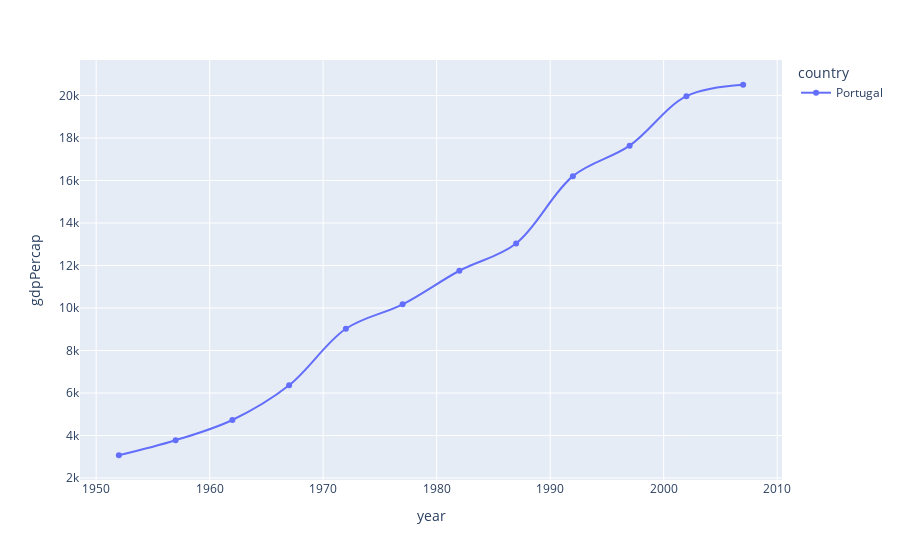

Notebook cell for this chart:
### Code cell
# Filtra os dados para mostrar apenas as linhas onde o país é Portugal com o query
df = px.data.gapminder().query("country == 'Portugal'")

# Gráfico Linhas
fig = px.line(df, x='year', y='gdpPercap', markers= True, line_dash="country", line_shape= 'spline')

fig.show()

### Figure 1 — Plotly figure (JSON) as saved in the notebook; plotly's stock layout.template omitted (floating-point values rounded to 4 significant figures)
{"data": [{"hovertemplate": "country=Portugal<br>year=%{x}<br>gdpPercap=%{y}<extra></extra>", "legendgroup": "Portugal", "line": {"color": "#636efa", "dash": "solid", "shape": "spline"}, "marker": {"symbol": "circle"}, "mode": "lines+markers", "name": "Portugal", "orientation": "v", "showlegend": true, "type": "scatter", "x": [1952, 1957, 1962, 1967, 1972, 1977, 1982, 1987, 1992, 1997, 2002, 2007], "xaxis": "x", "y": [3068.0, 3775.0, 4728.0, 6362.0, 9022.0, 10170.0, 11750.0, 13040.0, 16210.0, 17640.0, 19970.0, 20510.0], "yaxis": "y"}], "layout": {"legend": {"title": {"text": "country"}, "tracegroupgap": 0}, "margin": {"t": 60}, "xaxis": {"anchor": "y", "domain": [0, 1], "title": {"text": "year"}}, "yaxis": {"anchor": "x", "domain": [0, 1], "title": {"text": "gdpPercap"}}}}
